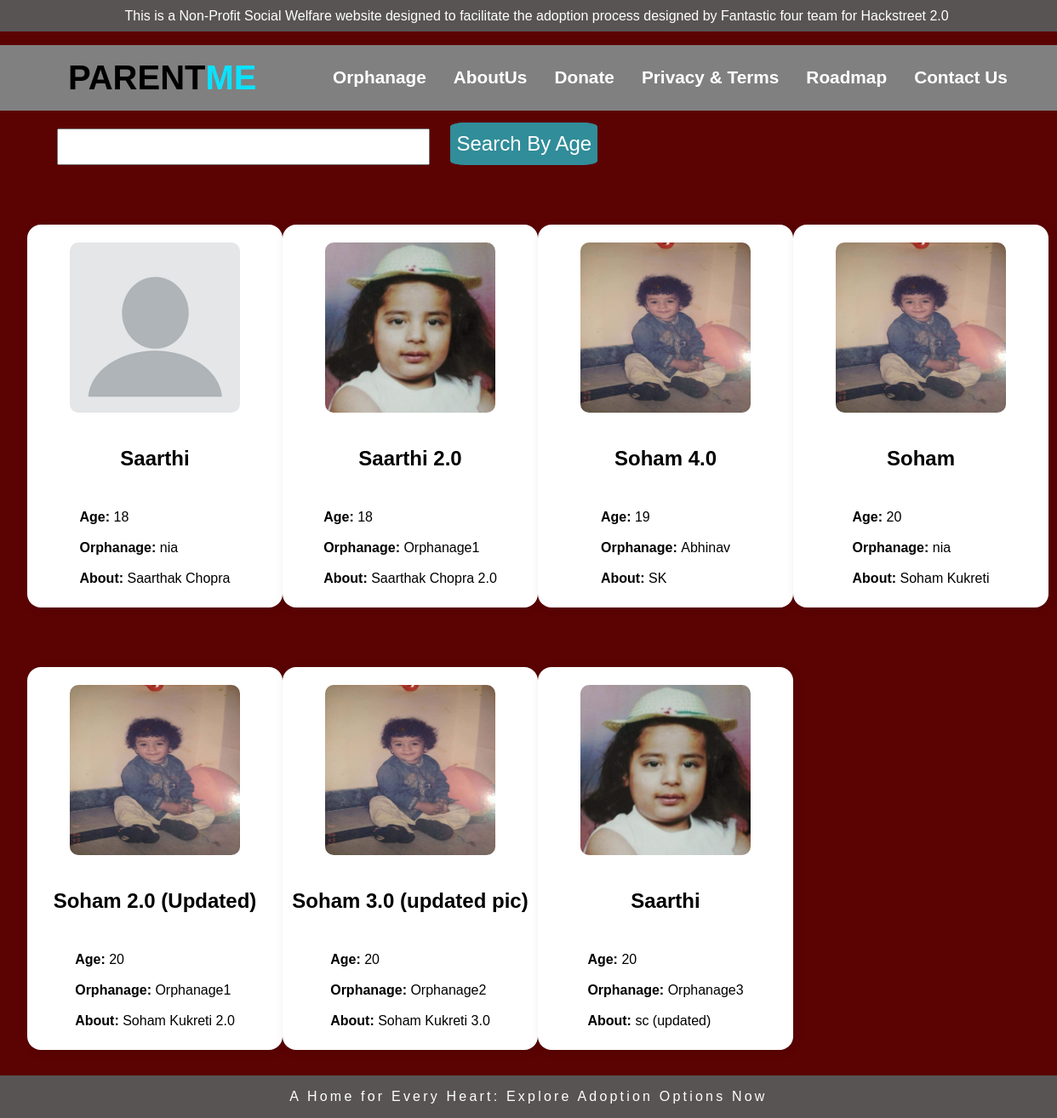
/Adopt-me/, run on an earlier commit of the app's database.
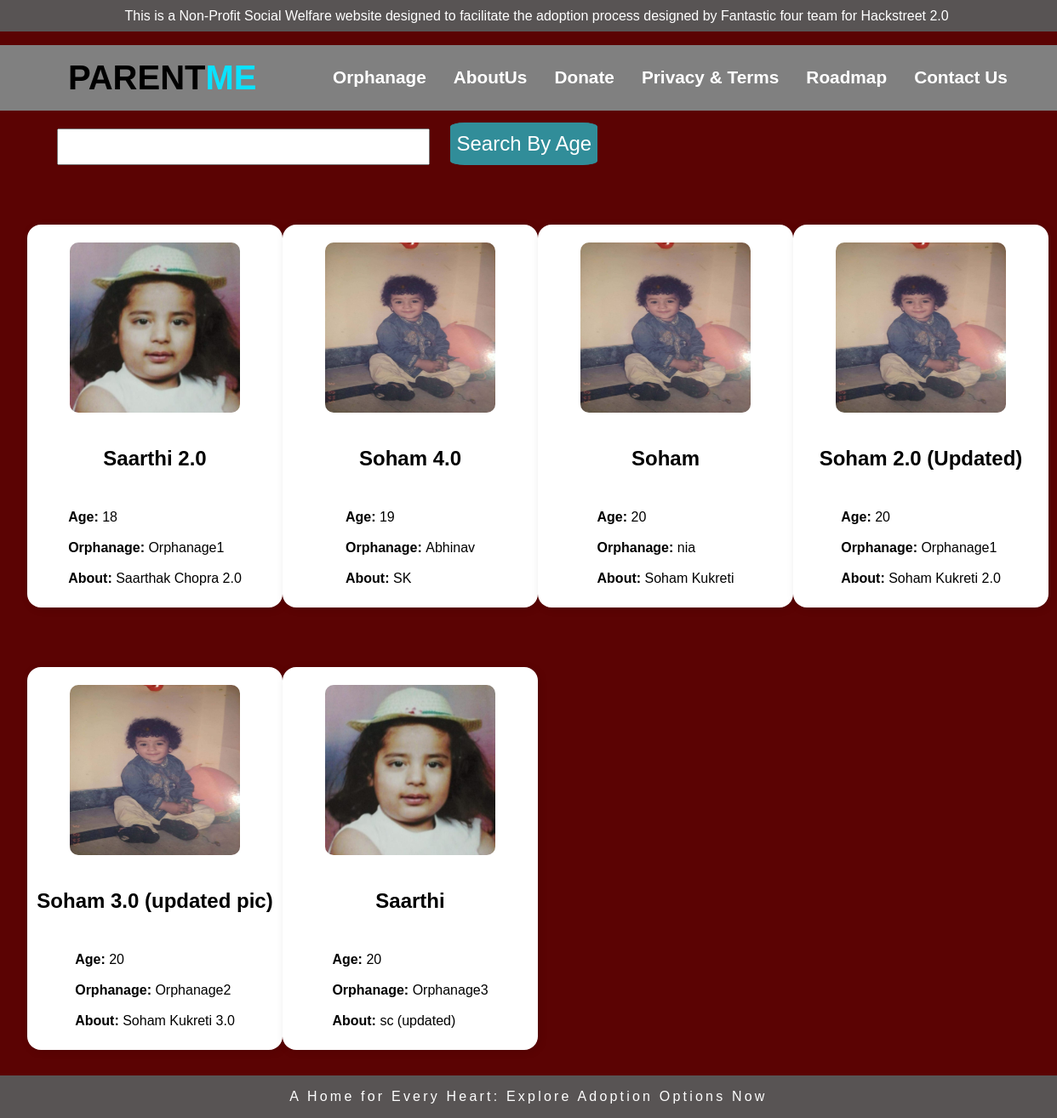
And on a later commit of the database.
### main/models.py (models this page shows, shortened)
class Orphan(models.Model):
    orphanage = models.ForeignKey(User,on_delete=models.CASCADE,null=True,blank=True)
    child_image = models.ImageField(null=True,blank=True,upload_to="images/")
    name = models.CharField(max_length=200)
    description = models.TextField(null=True,blank=True)
    age = models.CharField(max_length=2)
    joined = models.DateField(auto_now_add=True)
    class Meta:
        ordering = ['age']

### main/views.py (the view)
# urls.py: path('Adopt-me/',views.AdoptMe.as_view(),name='AdoptMe'),
class AdoptMe(ListView):
    model = Orphan
    template_name = 'main/AdoptMe.html'
    context_object_name = 'Orphans'
    def get_context_data(self, **kwargs):
        context = super().get_context_data(**kwargs)
        search_input = self.request.GET.get('search-area') or ''
        if search_input:
            context['Orphans'] = context['Orphans'].filter(age__startswith=search_input)
        context['search_input']=search_input
        return context

### main/templates/main/AdoptMe.html
{% extends 'main/base.html' %}
{% block content %}
<form method="GET">
    <input type="text" name="search-area" value="{{search_input}}" class="search-age-txt">
    <input type="submit" value="Search By Age"class='srch-btn'>
</form>
<div class="outergrid">
    {% for orphan in Orphans %}
    <div class="gridcell">
        {% if orphan.child_image %}
            <img src="{{orphan.child_image.url}}" width="200px" height="200px" style="border-radius: 5%;">
        {% else %}
            <img src="/static/assets/images/noUser.png" width="200px" height="200px" style="border-radius: 5%;">
        {% endif %}
        <div>
            <h2>{{orphan.name}}</h2>
        </div>
        <div class="details">
            <b>Age: </b>{{orphan.age}}<br><br>
            <b>Orphanage: </b>{{orphan.orphanage}}<br><br>
            <b>About: </b>{{orphan.description}}
        </div>
    </div>
{% endfor %}
</div>
{% endblock content %}

What changed in the data, as far as the page shows it:
removed Orphan: name "Saarthi", age "18", orphanage "nia", description "Saarthak Chopra"
